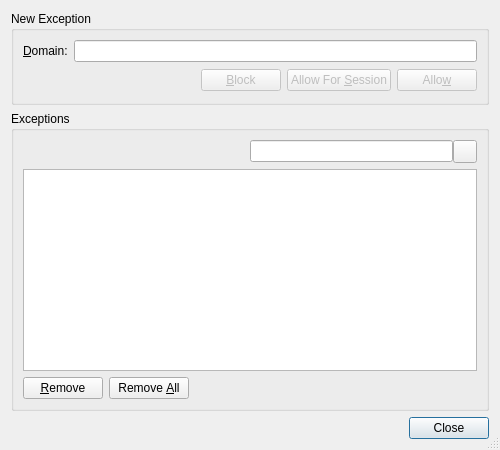
<?xml version="1.0" encoding="UTF-8"?>
<ui version="4.0">
 <class>CookiesExceptionsDialog</class>
 <widget class="QDialog" name="CookiesExceptionsDialog">
  <property name="geometry">
   <rect>
    <x>0</x>
    <y>0</y>
    <width>500</width>
    <height>450</height>
   </rect>
  </property>
  <property name="windowTitle">
   <string>Cookie Exceptions</string>
  </property>
  <property name="sizeGripEnabled">
   <bool>true</bool>
  </property>
  <layout class="QVBoxLayout" name="verticalLayout">
   <item>
    <widget class="QGroupBox" name="newExceptionGroupBox">
     <property name="title">
      <string>New Exception</string>
     </property>
     <layout class="QGridLayout">
      <item row="0" column="0">
       <layout class="QHBoxLayout" name="_2">
        <item>
         <widget class="QLabel" name="label">
          <property name="text">
           <string>&amp;Domain:</string>
          </property>
          <property name="buddy">
           <cstring>domainEdit</cstring>
          </property>
         </widget>
        </item>
        <item>
         <widget class="QLineEdit" name="domainEdit">
          <property name="toolTip">
           <string>Enter the domain name</string>
          </property>
         </widget>
        </item>
       </layout>
      </item>
      <item row="1" column="0">
       <layout class="QHBoxLayout" name="_3">
        <item>
         <spacer>
          <property name="orientation">
           <enum>Qt::Horizontal</enum>
          </property>
          <property name="sizeHint" stdset="0">
           <size>
            <width>81</width>
            <height>25</height>
           </size>
          </property>
         </spacer>
        </item>
        <item>
         <widget class="QPushButton" name="blockButton">
          <property name="enabled">
           <bool>false</bool>
          </property>
          <property name="toolTip">
           <string>Press to always reject cookies for the domain</string>
          </property>
          <property name="text">
           <string>&amp;Block</string>
          </property>
          <property name="autoDefault">
           <bool>false</bool>
          </property>
         </widget>
        </item>
        <item>
         <widget class="QPushButton" name="allowForSessionButton">
          <property name="enabled">
           <bool>false</bool>
          </property>
          <property name="toolTip">
           <string>Press to accept cookies for the domain for the current session</string>
          </property>
          <property name="text">
           <string>Allow For &amp;Session</string>
          </property>
          <property name="autoDefault">
           <bool>false</bool>
          </property>
         </widget>
        </item>
        <item>
         <widget class="QPushButton" name="allowButton">
          <property name="enabled">
           <bool>false</bool>
          </property>
          <property name="toolTip">
           <string>Press to always accept cookies for the domain</string>
          </property>
          <property name="text">
           <string>Allo&amp;w</string>
          </property>
          <property name="autoDefault">
           <bool>false</bool>
          </property>
         </widget>
        </item>
       </layout>
      </item>
     </layout>
    </widget>
   </item>
   <item>
    <widget class="QGroupBox" name="exceptionsGroup">
     <property name="title">
      <string>Exceptions</string>
     </property>
     <layout class="QGridLayout" name="gridLayout">
      <item row="0" column="0" colspan="3">
       <layout class="QHBoxLayout" name="horizontalLayout_2">
        <item>
         <spacer name="horizontalSpacer">
          <property name="orientation">
           <enum>Qt::Horizontal</enum>
          </property>
          <property name="sizeHint" stdset="0">
           <size>
            <width>40</width>
            <height>20</height>
           </size>
          </property>
         </spacer>
        </item>
        <item>
         <layout class="QHBoxLayout" name="horizontalLayout">
          <property name="spacing">
           <number>0</number>
          </property>
          <item>
           <widget class="QLineEdit" name="searchEdit">
            <property name="toolTip">
             <string>Enter search term for exceptions</string>
            </property>
           </widget>
          </item>
          <item>
           <widget class="QToolButton" name="clearButton">
            <property name="toolTip">
             <string>Press to clear the search edit</string>
            </property>
            <property name="text">
             <string/>
            </property>
           </widget>
          </item>
         </layout>
        </item>
       </layout>
      </item>
      <item row="1" column="0" colspan="3">
       <widget class="E4TableView" name="exceptionsTable">
        <property name="alternatingRowColors">
         <bool>true</bool>
        </property>
        <property name="selectionBehavior">
         <enum>QAbstractItemView::SelectRows</enum>
        </property>
        <property name="textElideMode">
         <enum>Qt::ElideMiddle</enum>
        </property>
        <property name="showGrid">
         <bool>false</bool>
        </property>
        <property name="sortingEnabled">
         <bool>true</bool>
        </property>
        <attribute name="verticalHeaderVisible">
         <bool>false</bool>
        </attribute>
       </widget>
      </item>
      <item row="2" column="0">
       <widget class="QPushButton" name="removeButton">
        <property name="toolTip">
         <string>Press to remove the selected entries</string>
        </property>
        <property name="text">
         <string>&amp;Remove</string>
        </property>
        <property name="autoDefault">
         <bool>false</bool>
        </property>
       </widget>
      </item>
      <item row="2" column="1">
       <widget class="QPushButton" name="removeAllButton">
        <property name="toolTip">
         <string>Press to remove all entries</string>
        </property>
        <property name="text">
         <string>Remove &amp;All</string>
        </property>
        <property name="autoDefault">
         <bool>false</bool>
        </property>
       </widget>
      </item>
      <item row="2" column="2">
       <spacer name="horizontalSpacer_2">
        <property name="orientation">
         <enum>Qt::Horizontal</enum>
        </property>
        <property name="sizeHint" stdset="0">
         <size>
          <width>286</width>
          <height>20</height>
         </size>
        </property>
       </spacer>
      </item>
     </layout>
    </widget>
   </item>
   <item>
    <widget class="QDialogButtonBox" name="buttonBox">
     <property name="orientation">
      <enum>Qt::Horizontal</enum>
     </property>
     <property name="standardButtons">
      <set>QDialogButtonBox::Close</set>
     </property>
    </widget>
   </item>
  </layout>
 </widget>
 <customwidgets>
  <customwidget>
   <class>E4TableView</class>
   <extends>QTableView</extends>
   <header>E4Gui/E4TableView.h</header>
  </customwidget>
 </customwidgets>
 <tabstops>
  <tabstop>domainEdit</tabstop>
  <tabstop>blockButton</tabstop>
  <tabstop>allowForSessionButton</tabstop>
  <tabstop>allowButton</tabstop>
  <tabstop>searchEdit</tabstop>
  <tabstop>clearButton</tabstop>
  <tabstop>exceptionsTable</tabstop>
  <tabstop>removeButton</tabstop>
  <tabstop>removeAllButton</tabstop>
  <tabstop>buttonBox</tabstop>
 </tabstops>
 <resources/>
 <connections>
  <connection>
   <sender>buttonBox</sender>
   <signal>accepted()</signal>
   <receiver>CookiesExceptionsDialog</receiver>
   <slot>accept()</slot>
   <hints>
    <hint type="sourcelabel">
     <x>227</x>
     <y>429</y>
    </hint>
    <hint type="destinationlabel">
     <x>157</x>
     <y>274</y>
    </hint>
   </hints>
  </connection>
  <connection>
   <sender>buttonBox</sender>
   <signal>rejected()</signal>
   <receiver>CookiesExceptionsDialog</receiver>
   <slot>reject()</slot>
   <hints>
    <hint type="sourcelabel">
     <x>295</x>
     <y>435</y>
    </hint>
    <hint type="destinationlabel">
     <x>286</x>
     <y>274</y>
    </hint>
   </hints>
  </connection>
  <connection>
   <sender>clearButton</sender>
   <signal>clicked()</signal>
   <receiver>searchEdit</receiver>
   <slot>clear()</slot>
   <hints>
    <hint type="sourcelabel">
     <x>467</x>
     <y>159</y>
    </hint>
    <hint type="destinationlabel">
     <x>432</x>
     <y>158</y>
    </hint>
   </hints>
  </connection>
 </connections>
</ui>
